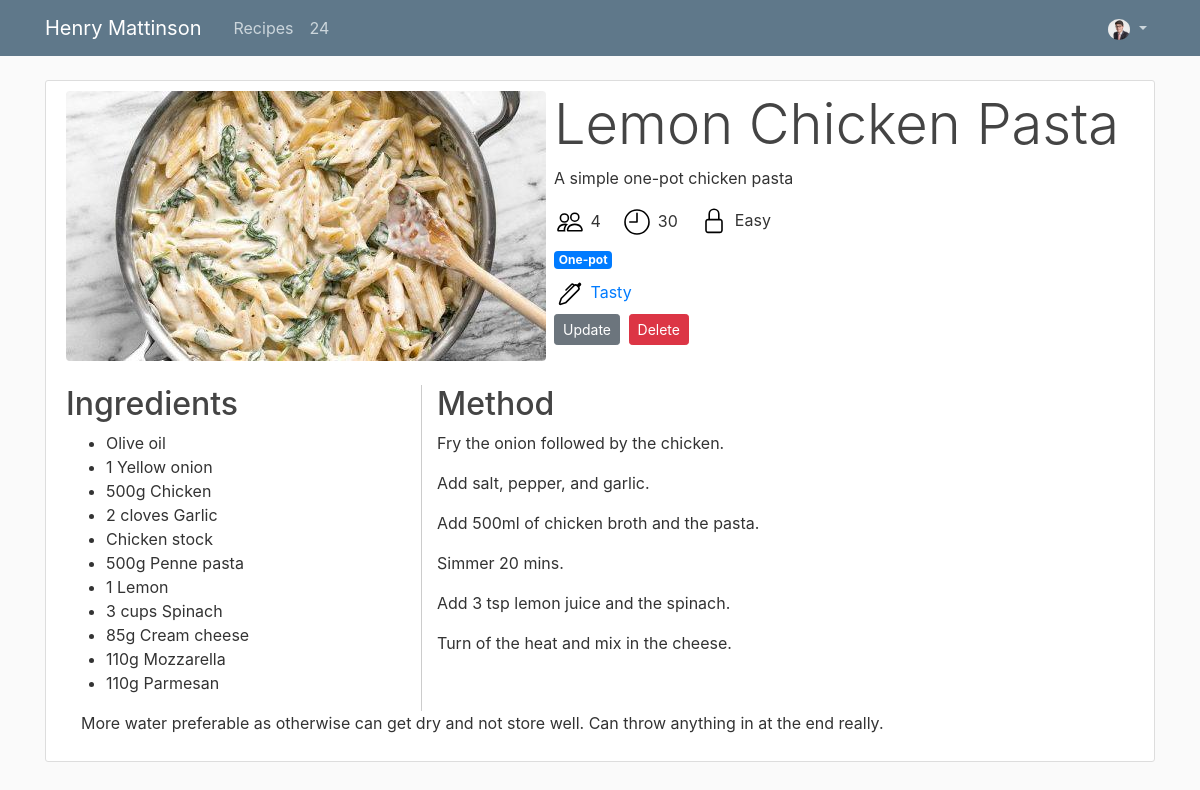
Page /recipe/1 (signed in) on the committed database.
### website/models.py (models this page shows, shortened)
class User(db.Model, UserMixin):
    id = db.Column(db.Integer, primary_key=True)
    username = db.Column(db.String(20), unique=True, nullable=False)
    email = db.Column(db.String(120), unique=True, nullable=False)
    image_file = db.Column(db.String(20), nullable=False, default='default.jpg')
    password = db.Column(db.String(60), nullable=False)

class Recipe(db.Model):
    id = db.Column(db.Integer, primary_key=True)
    title = db.Column(db.String(100), nullable=False)
    description = db.Column(db.Text, nullable=False)
    image_file = db.Column(db.String(20), nullable=False, default='default.jpg')
    time = db.Column(db.Integer, nullable=False)
    people = db.Column(db.Integer, nullable=False)
    difficulty = db.Column(db.String(16), nullable=False)
    source_name = db.Column(db.String(100), nullable=False)
    source_link = db.Column(db.String(100), nullable=False)
    ingredients = db.Column(db.String, nullable=False)
    method = db.Column(db.Text, nullable=False)
    tags = db.Column(db.String, nullable=False)
    type = db.Column(db.String, nullable=False)
    notes = db.Column(db.Text, nullable=False)

### website/recipes/routes.py (the view)
@recipes.route("/recipe/<int:recipe_id>")
def recipe(recipe_id):
    recipe = Recipe.query.get_or_404(recipe_id)
    return render_template('recipe.html', title=recipe.title, recipe=recipe)

### website/models.py (called while the page is built)
@login_manager.user_loader
def load_user(user_id):
    return User.query.get(int(user_id))

### website/templates/recipe.html
{% extends "layout.html" %}
{% block content %}
<div class="content-section">
  <div id="summary" class="media">
      <img class="rounded mr-2"
            src={{url_for('static',filename='recipe_pics/' + recipe.image_file)}}>
      <div class="media-body">
        <h2 class="display-4">{{recipe.title}}</h2>
        <p>{{recipe.description}}</p>
        <div id="icons" class="mt-2">
            <img src="/static/icons/people.svg" alt="" width="32" height="32" title="Bootstrap">
            <span class="mr-3">{{recipe.people}}</span>
            <img src="/static/icons/clock.svg" alt="" width="32" height="32" title="Bootstrap">
            <span class="mr-3">{{recipe.time}}</span>
            <img src="/static/icons/lock.svg" alt="" width="32" height="32" title="Bootstrap">
            <span>{{recipe.difficulty}}</span>
        </div>
        <div id="tags" class="mt-2">
          {% for tag in recipe.tags.split(",")%}
            {% if tag=="Vegetarian" or tag=="Vegan" %}
              <span class="badge badge-success">{{tag}}</span>
            {% elif tag=="Spicy" %}
              <span class="badge badge-danger">{{tag}}</span>
            {% elif tag=="Hard Ingredients" %}
              <span class="badge badge-warning">{{tag}}</span>
            {% else %}
              <span class="badge badge-primary">{{tag}}</span>
            {% endif %}
          {% endfor %}
        </div>
        <div id="author" class="mt-2">
          <img src="/static/icons/pen.svg" alt="" width="32" height="32" title="Bootstrap">
          <span><a href="{{recipe.source_link}}">{{recipe.source_name}}</a></span>
        </div>
        <div>
          <a class="btn btn-secondary btn-sm mt-1 mb-1" href="{{ url_for('recipes.update_recipe', recipe_id=recipe.id) }}">Update</a>
          <button type="button" class="btn btn-danger btn-sm m-1" data-toggle="modal" data-target="#deleteModal">Delete</button>
        </div>
    </div>
  </div>
    <div class="container mt-4">
      <div class="row">
        <div class="col-4 pl-0" style="border-right: 1px solid #ccc">
          <h2>Ingredients</h2>
            <ul>
            {% for ingredient in recipe.ingredients.split('\r') %}
              <li>{{ingredient}}</li>
            {% endfor %}
            </ul>
        </div>
        <div class="col-8">
          <h2>Method</h2>
          {% for step in recipe.method.split('\r') %}
            <p>{{step}}<p>
          {% endfor %}
        </div>
      </div>
      {% for note in recipe.notes.split('\r') %}
        <p>{{note}}<p>
      {% endfor %}
    </div>
</div>
{% endblock content %}

### website/templates/layout.html (shortened to what this page needs)
<!DOCTYPE html>
<html>
<head>
    <link rel="stylesheet" href="https://maxcdn.bootstrapcdn.com/bootstrap/4.0.0/css/bootstrap.min.css">
    <link rel="stylesheet" type="text/css" href="{{ url_for('static', filename='main.css') }}">
</head>
<body>
    <header class="site-header">
      <nav class="navbar navbar-expand-md navbar-dark bg-steel fixed-top">
        <div class="container">
          <a class="navbar-brand mr-4" href="{{ url_for('main.home')}}">Henry Mattinson</a>
          <div class="collapse navbar-collapse" id="navbarToggle">
            <div class="navbar-nav mr-auto">
              <a class="nav-item nav-link" href="{{ url_for('recipes.all')}}">Recipes</a>
              <a class="nav-item nav-link" href="{{ url_for('card_solver.card_solver')}}">24</a>
            </div>
            <div class="navbar-nav">
              {% if current_user.is_authenticated %}
                <li class="nav-item dropdown">
                  <a class="nav-link dropdown-toggle" href="#" id="navbarDropdown" role="button" data-toggle="dropdown"  aria-haspopup="true" aria-expanded="false">
                    <img class="rounded-circle"
                          src="{{ url_for('static', filename='profile_pics/' + current_user.image_file) }}"
                          height="21">
                  </a>
                </li>
              {% else %}
                <a class="nav-item nav-link" href="{{ url_for('users.login')}}">Login</a>
                <a class="nav-item nav-link" href="{{ url_for('users.register')}}">Register</a>
              {% endif %}
            </div>
          </div>
        </div>
      </nav>
    </header>
    <main role="main" class="container">
      <div class="row">
        <div class="col-md-12">
          {% block content %}
          {% endblock %}
        </div>
      </div>
    </main>
</body>
</html>

### website/static/main.css (style rules this page uses)
body { background: #fafafa; color: #333333; margin-top: 5rem; }
h1, h2, h3, h4, h5, h6 { color: #444444; }
.bg-steel { background-color: #5f788a; }
.site-header .navbar-nav .nav-link { color: #cbd5db; }
.content-section { background: #ffffff; padding: 10px 20px; border: 1px solid #dddddd; border-radius: 3px; margin-bottom: 20px; }

### rows in the picture
User: image_file (picture)
Recipe: image_file (picture), title "Lemon Chicken Pasta", description "A simple one-pot chicken pasta", people "4", time "30", difficulty "Easy", tags "One-pot", source_name "Tasty", notes "More water preferable as otherwise can get dry and not store well. Can throw anything in at the end really."

### other values in the picture
{{ ingredient }} "Olive oil" "1 Yellow onion" "500g Chicken" "2 cloves Garlic" "Chicken stock" "500g Penne pasta" "1 Lemon" "3 cups Spinach" "85g Cream cheese" "110g Mozzarella" "110g Parmesan"
{{ step }} "Fry the onion followed by the chicken." "Add salt, pepper, and garlic." "Add 500ml of chicken broth and the pasta." "Simmer 20 mins." "Add 3 tsp lemon juice and the spinach." "Turn of the heat and mix in the cheese."
